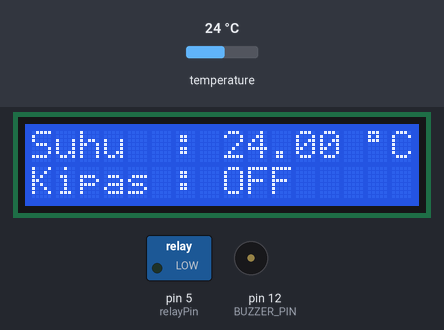
Simulated run of this sketch. Board: Arduino Uno, built with avr-gcc and run on an emulated ATmega328P. Parts: 16×2 character LCD, switched loads named in the sketch (green lamp = pin HIGH), buzzer (waves = sounding, pin HIGH). Inputs (shaded band) come from the test bench; at power-on: temperature 24 °C. What the sketch prints to the serial monitor is not drawn.

Above: at 1.2 s.
1.3 s: temperature set to 25.5 °C
At 6.9 s:
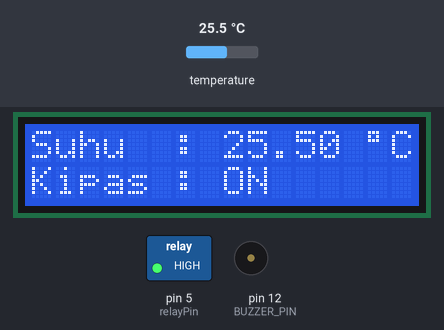
7.1 s: temperature set to 12 °C
At 10.2 s:
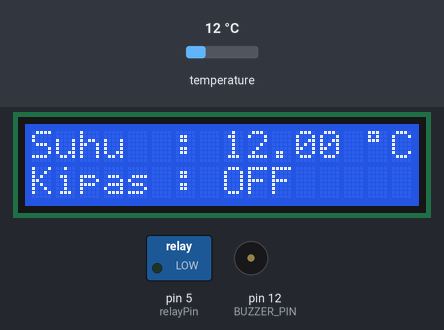
10.9 s: temperature set to 19 °C
At 12.0 s:
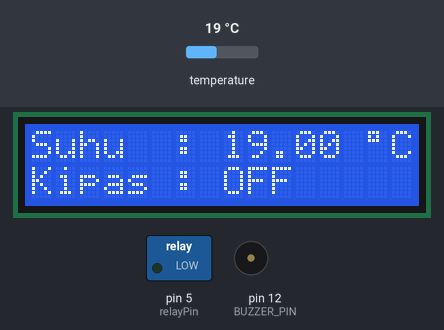
Timing chart, 0 to 13.9 s (numbered marks = the images above; inputs shaded):
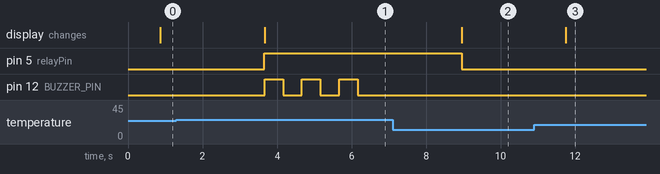

The sketch:

suhu_buzzer.ino
```cpp
#include <Wire.h>
#include <OneWire.h>
#include <LiquidCrystal_I2C.h>
#include <DallasTemperature.h>

// Inisialisasi LCD
LiquidCrystal_I2C lcd(0x27, 16, 2); // Alamat I2C LCD

#define ONE_WIRE_BUS A0     // Pin data untuk sensor DS18B20
#define BUZZER_PIN 12       // Pin untuk buzzer

// Inisialisasi pin untuk relay
const int relayPin = 5; // Pin digital untuk relay

OneWire oneWire(ONE_WIRE_BUS);
DallasTemperature sensors(&oneWire);

bool buzzerTriggered = false; // Penanda untuk status buzzer

void setup() {
  lcd.init();
  lcd.backlight();
  Serial.begin(115200);
  sensors.begin();
  pinMode(BUZZER_PIN, OUTPUT); // Mengatur pin buzzer sebagai output

    // Inisialisasi pin relay sebagai output
  pinMode(relayPin, OUTPUT);
    // Matikan relay di awal
  digitalWrite(relayPin, LOW);
}

void loop() {
  sensors.requestTemperatures();             // Meminta pembaruan suhu
  float suhu = sensors.getTempCByIndex(0);   // Membaca suhu dalam Celsius

   // Tampilkan suhu pada LCD
  lcd.setCursor(0, 0); // Set kursor ke baris kedua
  lcd.print("Suhu  : ");
  lcd.print(suhu);
  lcd.setCursor(14, 0); // Set kursor ke baris kedua
  lcd.write(223); // Menampilkan simbol derajat
  lcd.print("C"); // Spasi tambahan untuk menghapus angka sebelumnya

    //Mengontrol Lampu berdasarkan suhu
  lcd.setCursor(0, 1); // Set kursor ke baris kedua
  lcd.print("Kipas : ");
  lcd.setCursor(8, 1);

  // Jika suhu lebih dari 25°C, nyalakan relay
  if (suhu >= 25.0) {
    digitalWrite(relayPin, HIGH);  // Nyalakan relay (aktifkan lampu)
    lcd.print("ON ");
  } else {
    digitalWrite(relayPin, LOW);   // Matikan relay (matikan lampu)
    lcd.print("OFF");
  }

  if (suhu >= 25.0 && !buzzerTriggered) {   // Jika suhu >= 25°C dan buzzer belum menyala
    digitalWrite(BUZZER_PIN, HIGH);         // Menyalakan buzzer
    delay(500);                              // Buzzer menyala selama 50 ms
    digitalWrite(BUZZER_PIN, LOW);          // Mematikan buzzer setelah 50 ms
    delay(500);
    digitalWrite(BUZZER_PIN, HIGH);         // Menyalakan buzzer
    delay(500);                              // Buzzer menyala selama 50 ms
    digitalWrite(BUZZER_PIN, LOW);          // Mematikan buzzer setelah 50 ms
    delay(500);
    digitalWrite(BUZZER_PIN, HIGH);         // Menyalakan buzzer
    delay(500);                              // Buzzer menyala selama 50 ms
    digitalWrite(BUZZER_PIN, LOW);          // Mematikan buzzer setelah 50 ms
    buzzerTriggered = true;                 // Menandai bahwa buzzer sudah menyala sekali
    Serial.println("Buzzer menyala selama 50ms, suhu >= 25°C");
  }
  if (suhu < 25.0) {                        // Reset flag jika suhu turun di bawah 25°C
    buzzerTriggered = false;
  }

  delay(2000); // Menunggu 2 detik sebelum membaca lagi
}
```

Measured:
- the behaviour switches between 24.9 and 25 °C on temperature (found by bisection; images 0 and 1)
- after the input at 1.3 s, pin 5 (relayPin): LOW → HIGH after 2.4 s; pin 12 (BUZZER_PIN): alternates HIGH for 0.50 s and LOW for 0.50 s, starting after 2.4 s; the display: changes after 2.4 s (image 1)
- after the input at 7.1 s, pin 5 (relayPin): HIGH → LOW after 1.9 s; the display: changes after 1.9 s (image 2)
- after the input at 10.9 s, the display: changes after 0.85 s (image 3)
